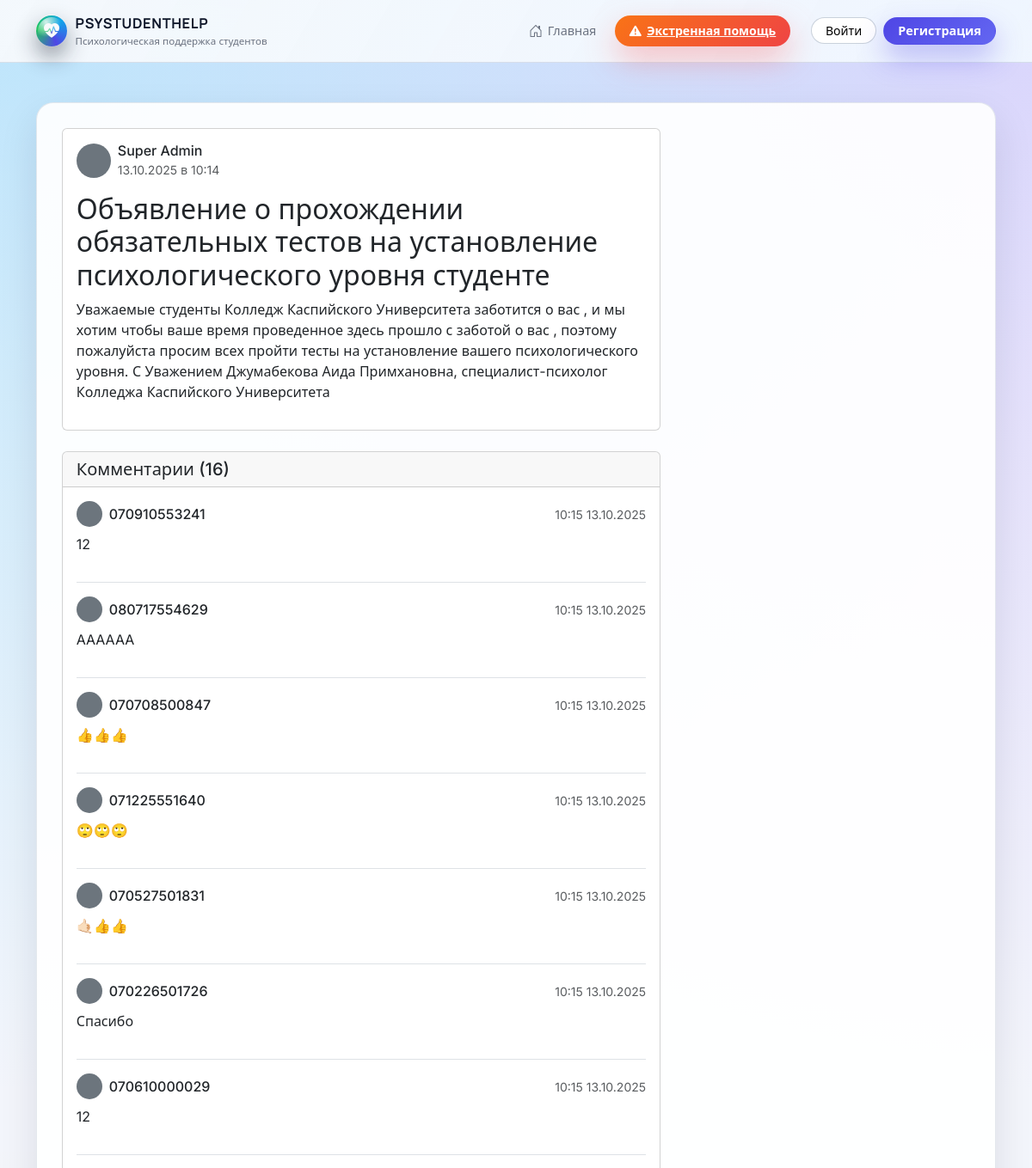
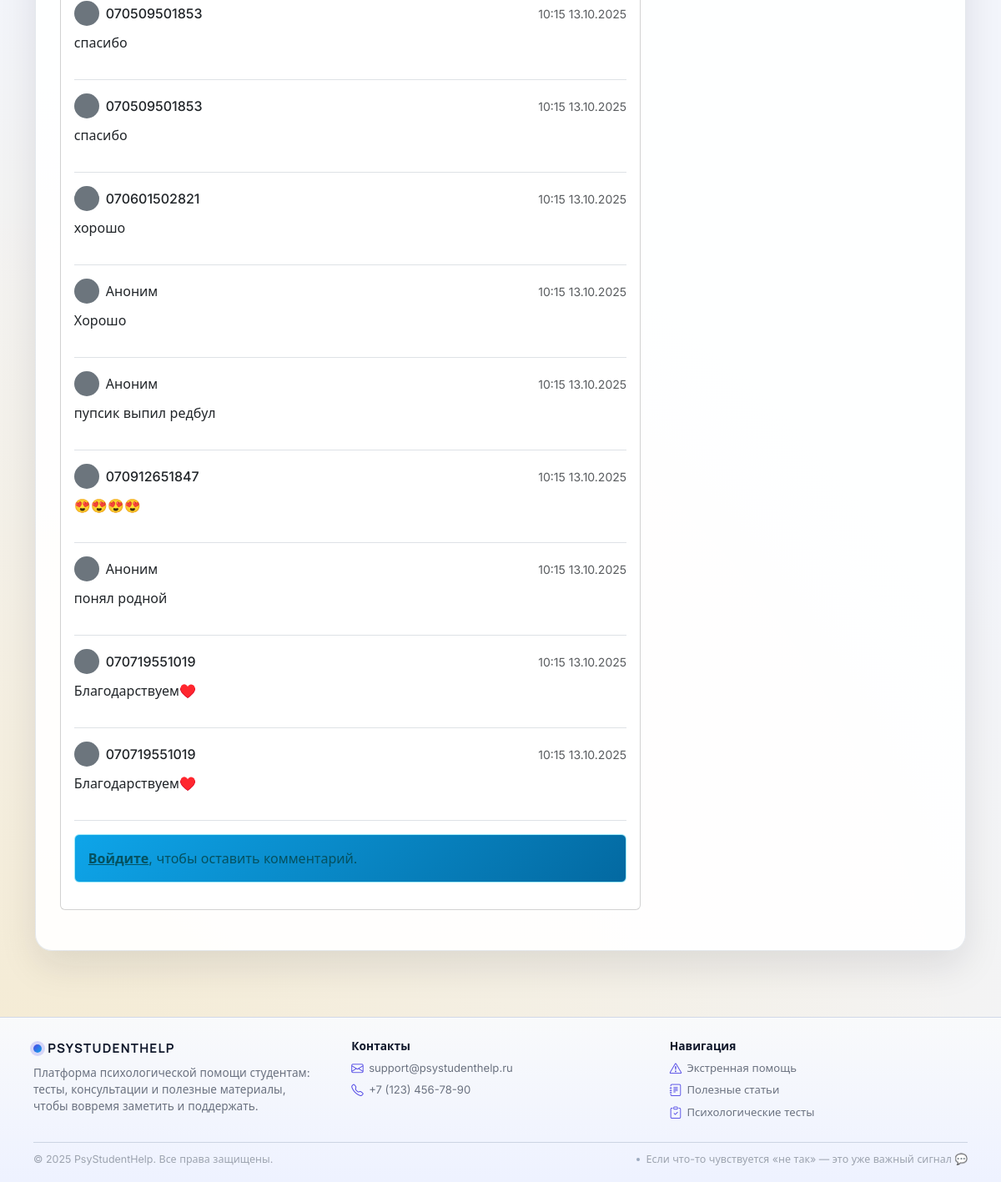
/posts/1, run on the app's committed database (2 pictures, top to bottom).
### models.py (models this page shows, shortened)
class User(UserMixin, db.Model):
    __tablename__ = 'user'
    id = db.Column(db.Integer, primary_key=True)
    username = db.Column(db.String(80), unique=True, nullable=False)
    email = db.Column(db.String(120), unique=True, nullable=False, index=True)
    password = db.Column(db.String(200), nullable=False)
    role = db.Column(db.String(20), nullable=False)  # student | psychologist | admin | superadmin
    full_name = db.Column(db.String(100))
    bio = db.Column(db.Text)
    profile_pic = db.Column(db.String(100))
    created_at = db.Column(db.DateTime, default=datetime.utcnow)
    group_id = db.Column(db.Integer, db.ForeignKey('groups.id'))
    comments = db.relationship(
        'Comment',
        backref='author',
        lazy=True,
    )
    tests = db.relationship(
        'Test',
        backref='creator',
        lazy=True,
    )
    test_results = db.relationship(
        'TestResult',
        backref='user',
        lazy=True,
    )
    messages_sent = db.relationship(
        'Message',
        foreign_keys='Message.sender_id',
        backref='sender',
        lazy=True,
    )
    messages_received = db.relationship(
        'Message',
        foreign_keys='Message.recipient_id',
        backref='recipient',
        lazy=True,
    )
    reports = db.relationship(
        'StudentReport',
        foreign_keys='StudentReport.student_id',
        backref='student',
        lazy=True,
    )
    appointments = db.relationship(
        'Appointment',
        foreign_keys='Appointment.student_id',
        backref='student',          # appointment.student в шаблонах
        lazy=True,
    )
    psychologist_appointments = db.relationship(
        'Appointment',
        foreign_keys='Appointment.psychologist_id',
        backref='psychologist',     # appointment.psychologist в шаблонах
        lazy=True,
    )
    meeting_protocols = db.relationship(
        'MeetingProtocol',
        foreign_keys='MeetingProtocol.student_id',
        backref='student',          # protocol.student в шаблонах
        lazy=True,
    )
    psychologist_protocols = db.relationship(
        'MeetingProtocol',
        foreign_keys='MeetingProtocol.psychologist_id',
        backref='psychologist',     # protocol.psychologist в шаблонах
        lazy=True,
    )

class Post(db.Model):
    __tablename__ = 'post'
    id = db.Column(db.Integer, primary_key=True)
    title = db.Column(db.String(200), nullable=False)
    content = db.Column(db.Text, nullable=False)
    user_id = db.Column(db.Integer, db.ForeignKey('user.id'), nullable=False)
    created_at = db.Column(db.DateTime, default=datetime.utcnow)
    updated_at = db.Column(
        db.DateTime,
        default=datetime.utcnow,
        onupdate=datetime.utcnow,
    )
    comments = db.relationship(
        'Comment',
        backref='post',
        lazy=True,
        cascade='all, delete-orphan',
    )
    author = db.relationship('User', backref='posts', lazy=True)

class Comment(db.Model):
    __tablename__ = 'comment'
    id = db.Column(db.Integer, primary_key=True)
    content = db.Column(db.Text, nullable=False)
    user_id = db.Column(db.Integer, db.ForeignKey('user.id'), nullable=False)
    post_id = db.Column(db.Integer, db.ForeignKey('post.id'), nullable=False)
    created_at = db.Column(db.DateTime, default=datetime.utcnow)
    is_anonymous = db.Column(db.Boolean, default=False)

### flask_app.py (the view)
@app.route('/posts/<int:post_id>')
def view_post(post_id):
    post = Post.query.get_or_404(post_id)
    return render_template('view_post.html', post=post)

### admin.py (called while the page is built)
@admin_bp.before_app_request
def _bootstrap_superadmin_once():
    flag = "SUPERADMIN_BOOTSTRAPPED"
    if not current_app.config.get(flag):
        try:
            ensure_initial_superadmin()
        finally:
            current_app.config[flag] = True

### flask_app.py (called while the page is built)
def get_current_user():
    return current_user if current_user.is_authenticated else None

### templates/view_post.html (shortened to what this page needs)
{% extends "base.html" %}
{% block content %}
<div class="row">
    <div class="col-lg-8">
        <div class="card mb-4">
            <div class="card-body">
                <div class="d-flex align-items-center mb-3">
                    {% if post.author.profile_pic %}
                        <img src="{{ url_for('static', filename='uploads/' + post.author.profile_pic) }}" class="rounded-circle me-2" width="40" height="40">
                    {% else %}
                        <div class="rounded-circle bg-secondary me-2" style="width: 40px; height: 40px;"></div>
                    {% endif %}
                    <div>
                        <h6 class="mb-0">{{ post.author.full_name if post.author.full_name else post.author.username }}</h6>
                        <small class="text-muted">{{ post.created_at.strftime('%d.%m.%Y в %H:%M') }}</small>
                    </div>
                </div>
                <h2>{{ post.title }}</h2>
                <p>{{ post.content }}</p>
            </div>
        </div>
        <div class="card mb-4">
            <div class="card-header">
                <h5 class="mb-0">Комментарии ({{ post.comments|length }})</h5>
            </div>
            <div class="card-body">
                {% if post.comments %}
                    {% for comment in post.comments %}
                    <div class="mb-3 pb-3 border-bottom">
                        <div class="d-flex align-items-center mb-2">
                            {% if not comment.is_anonymous %}
                                {% if comment.author.profile_pic %}
                                    <img src="{{ url_for('static', filename='uploads/' + comment.author.profile_pic) }}" class="rounded-circle me-2" width="30" height="30">
                                {% else %}
                                    <div class="rounded-circle bg-secondary me-2" style="width: 30px; height: 30px;"></div>
                                {% endif %}
                                <h6 class="mb-0">{{ comment.author.username }}</h6>
                            {% else %}
                                <div class="rounded-circle bg-secondary me-2" style="width: 30px; height: 30px;"></div>
                                <h6 class="mb-0">Аноним</h6>
                            {% endif %}
                            <small class="text-muted ms-auto">{{ comment.created_at.strftime('%H:%M %d.%m.%Y') }}</small>
                        </div>
                        <p>{{ comment.content }}</p>
                    </div>
                    {% endfor %}
                {% else %}
                    <p class="text-muted">Пока нет комментариев. Будьте первым!</p>
                {% endif %}
                {% if 'user_id' in session %}
                    <form method="POST" action="{{ url_for('add_comment', post_id=post.id) }}">
                        <div class="mb-3">
                            <textarea class="form-control" name="content" rows="3" placeholder="Напишите комментарий..." required></textarea>
                        </div>
                        {% if is_student() %}
                            <div class="form-check mb-3">
                                <input class="form-check-input" type="checkbox" id="is_anonymous" name="is_anonymous">
                                <label class="form-check-label" for="is_anonymous">Опубликовать анонимно</label>
                            </div>
                        {% endif %}
                        <button type="submit" class="btn btn-primary">Отправить</button>
                    </form>
                {% else %}
                    <div class="alert alert-info">
                        <a href="{{ url_for('login') }}" class="alert-link">Войдите</a>, чтобы оставить комментарий.
                    </div>
                {% endif %}
            </div>
        </div>
    </div>
</div>
{% endblock %}

### static/css/style.css (style rules this page uses)
:root { --app-bg: #f3f5fb; --app-bg-alt: #e9edf9; --app-bg-soft: #f9fafb; --app-surface: #ffffff; --app-surface-soft: rgba(255, 255, 255, 0.92); --app-border-subtle: rgba(148, 163, 184, 0.25); --app-border-strong: rgba(15, 23, 42, 0.12); --app-primary: #4f46e5; --app-primary-soft: rgba(79, 70, 229, 0.09); --app-primary-strong: #4338ca; --app-accent: #f97316; --app-accent-soft: rgba(249, 115, 22, 0.08); --app-success: #22c55e; --app-danger: #ef4444; --app-warning: #eab308; --app-info: #0ea5e9; --app-text-main: #0f172a; --app-text-muted: #6b7280; --app-text-soft: #9ca3af; --app-radius-xl: 26px; --app-radius-lg: 20px; --app-radius-md: 14px; --app-radius-sm: 10px; --app-radius-pill: 999px; --app-shadow-soft: 0 18px 45px rgba(15, 23, 42, 0.10); --app-shadow-elevated: 0 28px 70px rgba(15, 23, 42, 0.18); --app-shadow-subtle: 0 10px 30px rgba(15, 23, 42, 0.06); --app-header-height: 72px; --app-transition-fast: 0.16s ease-out; --app-transition-med: 0.22s ease-out; }
*, *::before, *::after { box-sizing: border-box; }
html { scroll-behavior: smooth; }
body.app-shell { margin: 0; min-height: 100vh; display: flex; flex-direction: column; background: radial-gradient(circle at 0% 0%, rgba(125, 211, 252, 0.45) 0, transparent 42%), radial-gradient(circle at 100% 0%, rgba(196, 181, 253, 0.5) 0, transparent 42%), radial-gradient(circle at 0% 100%, rgba(251, 191, 36, 0.2) 0, transparent 48%), var(--app-bg); font-family: "Inter", system-ui, -apple-system, BlinkMacSystemFont, "Segoe UI", sans-serif; color: var(--app-text-main); }
.alert-info { background: linear-gradient(135deg, #0ea5e9, #0369a1); }

### data on the page
User: author "Super Admin"
Post: created_at "13.10.2025 в 10:14", title "Объявление о прохождении обязательных тестов на установление психологического уровня студенте", content "Уважаемые студенты Колледж Каспийского Университета заботится о вас , и мы хотим чтобы ваше время проведенное здесь прошло с заботой о вас , поэтому пожалуйста просим всех пройти тесты на установление вашего психологического уровня. С Уважением Джумабекова Аида Примхановна, специалист-психолог Колледжа Каспийского Университета"
Comment: author.username "070910553241", created_at "10:15 13.10.2025", content "12"
Comment: author.username "080717554629", created_at "10:15 13.10.2025", content "AAAAAA"
Comment: author.username "070708500847", created_at "10:15 13.10.2025", content "👍👍👍"
Comment: author.username "071225551640", created_at "10:15 13.10.2025", content "🙄🙄🙄"
Comment: author.username "070527501831", created_at "10:15 13.10.2025", content "🤙🏻👍👍"
Comment: author.username "070226501726", created_at "10:15 13.10.2025", content "Спасибо"
Comment: author.username "070610000029", created_at "10:15 13.10.2025", content "12"
Comment: author.username "070509501853", created_at "10:15 13.10.2025", content "спасибо"
Comment: author.username "070509501853", created_at "10:15 13.10.2025", content "спасибо"
Comment: author.username "070601502821", created_at "10:15 13.10.2025", content "хорошо"
Comment: is_anonymous True (drawn), created_at "10:15 13.10.2025", content "Хорошо"
Comment: is_anonymous True (drawn), created_at "10:15 13.10.2025", content "пупсик выпил редбул"
Comment: author.username "070912651847", created_at "10:15 13.10.2025", content "😍😍😍😍"
Comment: is_anonymous True (drawn), created_at "10:15 13.10.2025", content "понял родной"
Comment: author.username "070719551019", created_at "10:15 13.10.2025", content "Благодарствуем♥️"
Comment: author.username "070719551019", created_at "10:15 13.10.2025", content "Благодарствуем♥️"

### other printed values
{{ post.comments|length }} "16"
{{ 2025 }} "2025"
